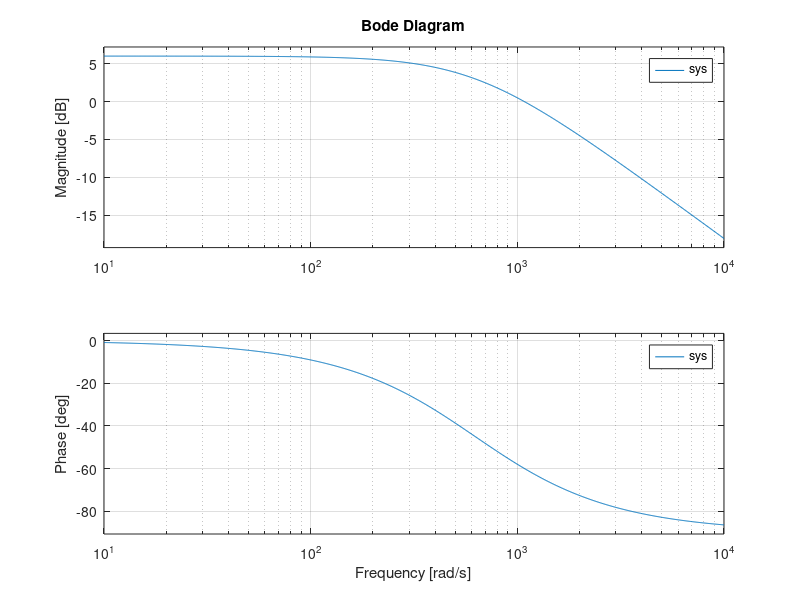
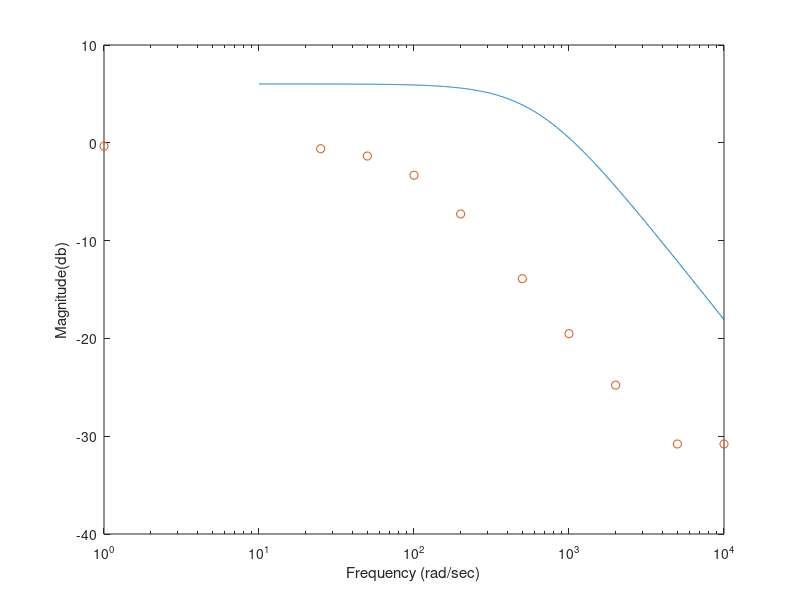

The MATLAB script that drew these images, in order:
clear;
close all;

load('lab1_100hz_first_order.mat')

Vin = 2;
R = 25e3;
C = 64e-9;

sys =tf(Vin,[R*C 1]);

[mag,phase,w_sys] = bode(sys);
magp = squeeze(mag);
phasep = squeeze(phase);

bode(sys)


figure
%subplot(2,1,1)
semilogx(w_sys,20*log10(magp),w,20*log10(Vratio),'o')
xlabel('Frequency (rad/sec)')
ylabel('Magnitude(db)')

%{
subplot(2,1,2)
semilogx(w,phasep,w_data,phase_data,'o')
xlabel('Frequency (rad/sec)')
ylabel('Phase (deg)')
%}

